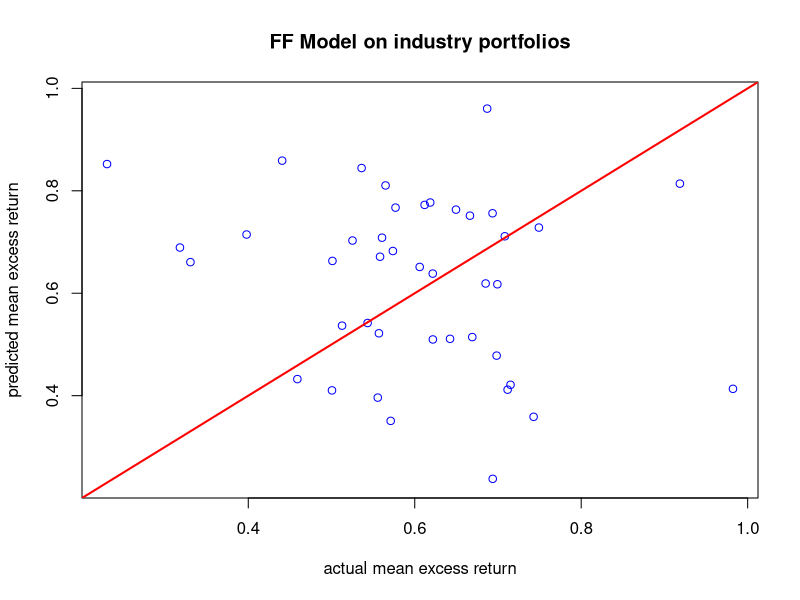

Here is the R script that generated this plot:
# MGMT237E HW6
# Question1

library(lubridate)
library(xts)
library(dplyr)

##Import Data
#Read 48 Industry Data/3 Factor Model Data
ind48<-read.csv("48_Industry_Portfolios.CSV",header=T)
fac3<-read.csv("F-F_Research_Data_Factors.CSV",header=T)
#Rename Date Column
colnames(ind48)[1]<-"Date"
colnames(fac3)[1]<-"Date"
#Reformat Date Column
ind48$Date<-parse_date_time(ind48$Date,"%y%m")
fac3$Date<-parse_date_time(fac3$Date,"%y%m")
ind48$Date<-as.Date(ind48$Date)
fac3$Date<-as.Date(fac3$Date)
#Select data from 1960 to 2015
ind48<-ind48[ind48$Date>=as.Date("1960-01-01"),]
fac3<-fac3[fac3$Date>=as.Date("1960-01-01"),]
fac3<-fac3[fac3$Date<as.Date("2015-12-31"),]

#Redefine NA convention
ind48[ind48==-99.99]=NA
#Remove columns with NA
ind48<-ind48[,colSums(is.na(ind48))==0]

#Excess return matrix: subrtract risk free rate from portfolio returns
xsret<-ind48[,2:length(ind48)]-fac3$RF

# number of periods
T=length(fac3$Date)
# number of portfolios/industries
N=dim(ind48)[2]-1
# number of factors
K=3 

# run the time series regression
beta=matrix(0,K+1,N)
predxsret=matrix(0,1,N)


# X is T*4 maxtrix for factors scale overtime
# beta is a 4*N matrix: factor loading for each industry with first row constant
X=cbind(1,fac3[,2:4])
X=as.matrix(X)
for (i in 1:N){
  out=lm(xsret[,i]~fac3$Mkt.RF+fac3$SMB+fac3$HML)
  beta[,i]=out$coefficients
}
beta=as.matrix(beta)
pred=X%*%beta
#regression intercept are the pricing errors.
alpha=as.matrix(beta[1,])

# difference between actual excess return and predicted excess return
error=xsret-pred

# plot predicted mean excess return vs. realized mean excess return
Min=min(colMeans(xsret))
Max=max(colMeans(xsret))
plot((colMeans(pred)-beta[1,])~colMeans(xsret),xlim=range(Min,Max),ylim=range(Min,Max),xlab="actual mean excess return", ylab="predicted mean excess return", main="FF Model on industry portfolios", col="blue")
fit=lm(colMeans(xsret)~(colMeans(pred)-beta[1,]))
abline(fit$coef,col="red",lwd=2)
summary(fit)

# covariance matrix across industry portfolios
sigma=cov(error)
facmean=as.matrix(colMeans(fac3[,2:4]))
facsigma=cov(fac3[,2:4])
# calculate F-statistic for pricing error, which follow F(N,T-N-K))
Fstat=(T-N-K)/N*(1+t(facmean)%*%facsigma%*%facmean)^(-1)*(t(alpha)%*%chol2inv(chol(sigma))%*%alpha)
pf(Fstat,df1=N,df2=T-N-K)
# Reject the null, pricing error are jointly deviated from zero.


